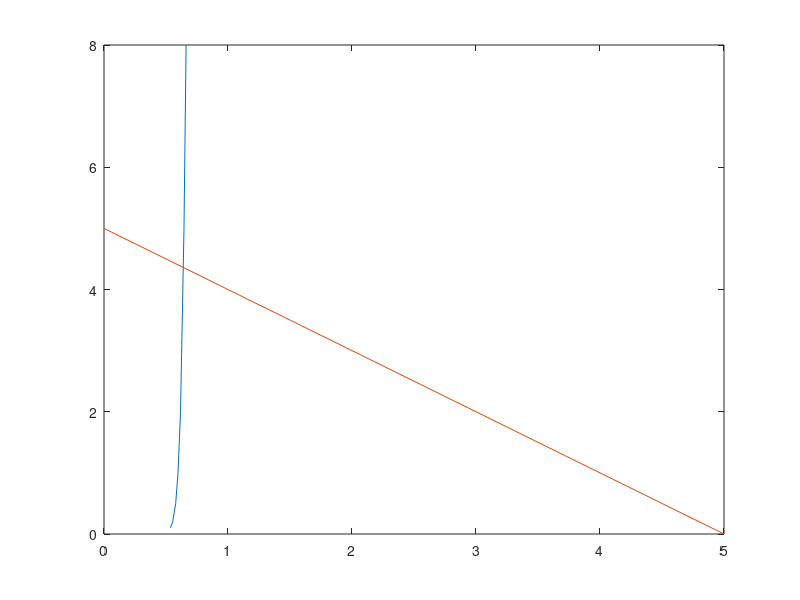
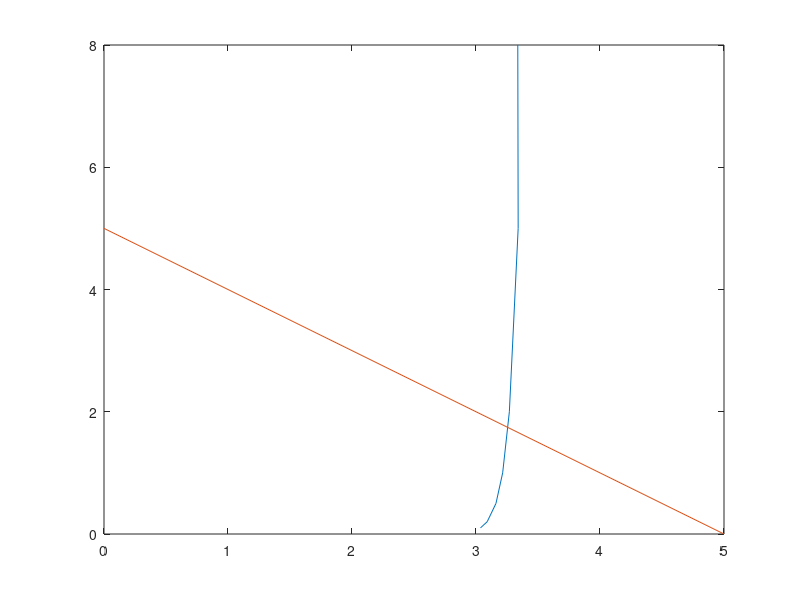

Here is the MATLAB script that generated these plots, in order:
function ref1 = ref1_2()

	iD = [0.1 0.2 0.5 1 2 5 8];
	ud1 = [0.536 0.554 0.578 0.597 0.617 0.645 0.662];
	ud2 = [0.416 0.452 0.5 0.535 0.571 0.619 0.643];
	% din cauza ca in simulare aveam valori constante dioda BAT42 am egalat-o cu 1N4007
	ud3 = [0.416 0.452 0.5 0.535 0.571 0.619 0.643];
	ud4 = [0.067 0.087 0.113 0.134 0.155 0.182 0.197];
	ud5 = [1.786 2.053 2.407 2.676 2.945 3.3 3.482];
	ud6 = [1.551 1.587 1.634 1.67 1.706 1.754 1.778];
	ud7 = [1.717 1.771 1.843 1.897 1.951 2.022 2.059];
	ud8 = [3.036 3.09 3.161 3.215 3.269 3.34 3.337];

	ux = [0 5];
	ix = [5 0];
	figure;
	xlabel('uD(V)'); ylabel('id(mA)'); title('1N4148');

	%[coord_Ud,coord_Id] = ployxpoly(ud1,iD,ux,ix);
	plot(ud1,iD,ux,ix);


	figure(8)
	xlabel('uD(V)'); ylabel('id(mA)'); title('LEDB');

	%[coord_Ud,coord_Id] = ployxpoly(ud1,iD,ux,ix);
	plot(ud8,iD,ux,ix);
end